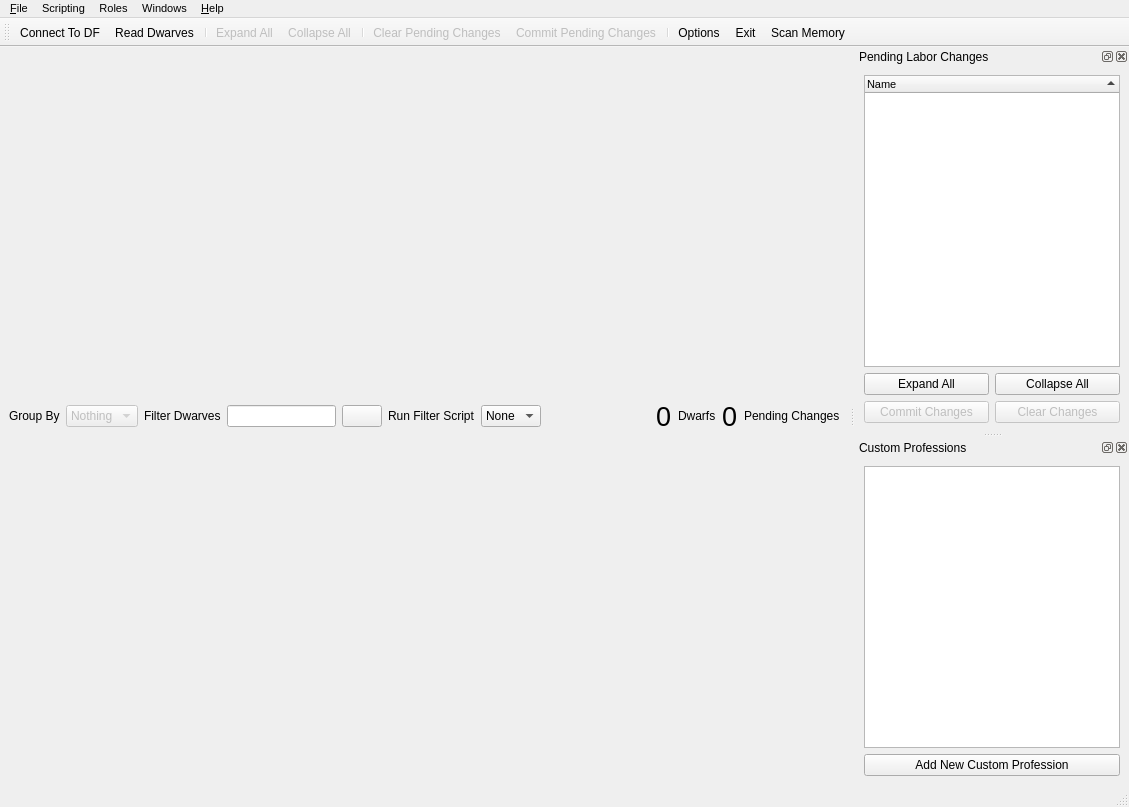
 <widget class="QMainWindow" name="MainWindow">
  <property name="geometry">
   <rect>
    <x>0</x>
    <y>0</y>
    <width>1129</width>
    <height>807</height>
   </rect>
  </property>
  <property name="windowTitle">
   <string>Dwarf Therapist</string>
  </property>
  <property name="windowIcon">
   <iconset resource="../images.qrc">
    <normaloff>:/img/hammer.png</normaloff>:/img/hammer.png</iconset>
  </property>
  <property name="tabShape">
   <enum>QTabWidget::Rounded</enum>
  </property>
  <property name="dockOptions">
   <set>QMainWindow::AllowTabbedDocks|QMainWindow::AnimatedDocks</set>
  </property>
  <widget class="QWidget" name="main_widget">
   <layout class="QVBoxLayout" name="v_box">
    <item>
     <layout class="QHBoxLayout" name="horizontalLayout">
      <item>
       <widget class="QLabel" name="lbl_group_by">
        <property name="text">
         <string>Group By</string>
        </property>
        <property name="buddy">
         <cstring>cb_group_by</cstring>
        </property>
       </widget>
      </item>
      <item>
       <widget class="QComboBox" name="cb_group_by">
        <property name="enabled">
         <bool>false</bool>
        </property>
        <property name="toolTip">
         <string>Change how dwarves are grouped in the table</string>
        </property>
        <property name="statusTip">
         <string>Change how dwarves are grouped in the table</string>
        </property>
        <item>
         <property name="text">
          <string>Nothing</string>
         </property>
        </item>
       </widget>
      </item>
      <item>
       <widget class="QLabel" name="lbl_filter">
        <property name="text">
         <string>Filter Dwarves</string>
        </property>
       </widget>
      </item>
      <item>
       <widget class="QLineEdit" name="le_filter_text"/>
      </item>
      <item>
       <widget class="QPushButton" name="btn_clear_filter">
        <property name="toolTip">
         <string>Clear Filter Text</string>
        </property>
        <property name="statusTip">
         <string>Clear Filter Text</string>
        </property>
        <property name="whatsThis">
         <string>This will clear the filter box and show all dwarves</string>
        </property>
        <property name="text">
         <string/>
        </property>
        <property name="icon">
         <iconset resource="../images.qrc">
          <normaloff>:/img/cross.png</normaloff>:/img/cross.png</iconset>
        </property>
       </widget>
      </item>
      <item>
       <widget class="QLabel" name="label">
        <property name="text">
         <string>Run Filter Script</string>
        </property>
       </widget>
      </item>
      <item>
       <widget class="QComboBox" name="cb_filter_script">
        <property name="sizeAdjustPolicy">
         <enum>QComboBox::AdjustToContents</enum>
        </property>
        <item>
         <property name="text">
          <string>None</string>
         </property>
        </item>
       </widget>
      </item>
      <item>
       <spacer name="horizontalSpacer">
        <property name="orientation">
         <enum>Qt::Horizontal</enum>
        </property>
        <property name="sizeHint" stdset="0">
         <size>
          <width>40</width>
          <height>20</height>
         </size>
        </property>
       </spacer>
      </item>
      <item>
       <widget class="QLabel" name="lbl_dwarf_total">
        <property name="font">
         <font>
          <pointsize>20</pointsize>
         </font>
        </property>
        <property name="toolTip">
         <string>Adults/Children/Babies</string>
        </property>
        <property name="text">
         <string>0</string>
        </property>
       </widget>
      </item>
      <item>
       <widget class="QLabel" name="lbl_dwarfs">
        <property name="text">
         <string>Dwarfs</string>
        </property>
       </widget>
      </item>
      <item>
       <widget class="QLabel" name="lbl_pending_changes">
        <property name="font">
         <font>
          <pointsize>20</pointsize>
         </font>
        </property>
        <property name="text">
         <string>0</string>
        </property>
       </widget>
      </item>
      <item>
       <widget class="QLabel" name="lbl_pending_changes_lbl">
        <property name="text">
         <string>Pending Changes</string>
        </property>
       </widget>
      </item>
     </layout>
    </item>
   </layout>
  </widget>
  <widget class="QMenuBar" name="menuBar">
   <property name="geometry">
    <rect>
     <x>0</x>
     <y>0</y>
     <width>1129</width>
     <height>19</height>
    </rect>
   </property>
   <property name="font">
    <font>
     <pointsize>8</pointsize>
    </font>
   </property>
   <widget class="QMenu" name="menu_File">
    <property name="tearOffEnabled">
     <bool>false</bool>
    </property>
    <property name="title">
     <string>&amp;File</string>
    </property>
    <addaction name="act_connect_to_DF"/>
    <addaction name="act_read_dwarves"/>
    <addaction name="separator"/>
    <addaction name="act_commit_pending_changes"/>
    <addaction name="act_clear_pending_changes"/>
    <addaction name="separator"/>
    <addaction name="act_import_existing_professions"/>
    <addaction name="act_export_custom_professions"/>
    <addaction name="act_import_saved_custom_professions"/>
    <addaction name="separator"/>
    <addaction name="act_export_gridviews"/>
    <addaction name="act_import_saved_gridviews"/>
    <addaction name="separator"/>
    <addaction name="act_clear_user_settings"/>
    <addaction name="separator"/>
    <addaction name="act_options"/>
    <addaction name="act_exit"/>
   </widget>
   <widget class="QMenu" name="menu_Help">
    <property name="tearOffEnabled">
     <bool>false</bool>
    </property>
    <property name="title">
     <string>&amp;Help</string>
    </property>
    <addaction name="act_go_project_home"/>
    <addaction name="act_go_forums"/>
    <addaction name="act_go_new_issue"/>
    <addaction name="act_go_donate"/>
    <addaction name="separator"/>
    <addaction name="act_about"/>
   </widget>
   <widget class="QMenu" name="menuWindows">
    <property name="title">
     <string>Windows</string>
    </property>
    <widget class="QMenu" name="menu_docks">
     <property name="title">
      <string>Docks</string>
     </property>
    </widget>
    <addaction name="menu_docks"/>
   </widget>
   <widget class="QMenu" name="menuScripting">
    <property name="title">
     <string>Scripting</string>
    </property>
    <widget class="QMenu" name="menu_edit_filters">
     <property name="title">
      <string>Edit Filter Scripts...</string>
     </property>
     <property name="icon">
      <iconset resource="../images.qrc">
       <normaloff>:/img/script_pencil.png</normaloff>:/img/script_pencil.png</iconset>
     </property>
    </widget>
    <addaction name="act_add_new_filter_script"/>
    <addaction name="menu_edit_filters"/>
   </widget>
   <widget class="QMenu" name="menuRoles">
    <property name="title">
     <string>Roles</string>
    </property>
    <widget class="QMenu" name="menu_edit_roles">
     <property name="title">
      <string>Edit Custom Role</string>
     </property>
     <property name="icon">
      <iconset resource="../images.qrc">
       <normaloff>:/img/script_pencil.png</normaloff>:/img/script_pencil.png</iconset>
     </property>
    </widget>
    <widget class="QMenu" name="menu_remove_roles">
     <property name="title">
      <string>Remove Custom Role</string>
     </property>
     <property name="icon">
      <iconset resource="../images.qrc">
       <normaloff>:/img/script_minus.png</normaloff>:/img/script_minus.png</iconset>
     </property>
    </widget>
    <addaction name="act_add_new_custom_role"/>
    <addaction name="menu_edit_roles"/>
    <addaction name="separator"/>
    <addaction name="menu_remove_roles"/>
   </widget>
   <addaction name="menu_File"/>
   <addaction name="menuScripting"/>
   <addaction name="menuRoles"/>
   <addaction name="menuWindows"/>
   <addaction name="menu_Help"/>
  </widget>
  <widget class="QToolBar" name="main_toolbar">
   <property name="windowTitle">
    <string>Main Toolbar</string>
   </property>
   <property name="toolButtonStyle">
    <enum>Qt::ToolButtonTextUnderIcon</enum>
   </property>
   <attribute name="toolBarArea">
    <enum>TopToolBarArea</enum>
   </attribute>
   <attribute name="toolBarBreak">
    <bool>false</bool>
   </attribute>
   <addaction name="act_connect_to_DF"/>
   <addaction name="act_read_dwarves"/>
   <addaction name="separator"/>
   <addaction name="act_expand_all"/>
   <addaction name="act_collapse_all"/>
   <addaction name="separator"/>
   <addaction name="act_clear_pending_changes"/>
   <addaction name="act_commit_pending_changes"/>
   <addaction name="separator"/>
   <addaction name="act_options"/>
   <addaction name="act_exit"/>
   <addaction name="act_scan_memory"/>
  </widget>
  <widget class="QStatusBar" name="statusBar"/>
  <widget class="QDockWidget" name="dock_pending_jobs_list">
   <property name="windowTitle">
    <string>Pending Labor Changes</string>
   </property>
   <attribute name="dockWidgetArea">
    <number>2</number>
   </attribute>
   <widget class="QWidget" name="dockWidgetContents">
    <layout class="QVBoxLayout" name="verticalLayout_2">
     <item>
      <widget class="QTreeWidget" name="tree_pending">
       <property name="font">
        <font>
         <pointsize>8</pointsize>
        </font>
       </property>
       <property name="editTriggers">
        <set>QAbstractItemView::NoEditTriggers</set>
       </property>
       <property name="alternatingRowColors">
        <bool>true</bool>
       </property>
       <property name="uniformRowHeights">
        <bool>true</bool>
       </property>
       <property name="sortingEnabled">
        <bool>true</bool>
       </property>
       <property name="allColumnsShowFocus">
        <bool>true</bool>
       </property>
       <column>
        <property name="text">
         <string>Name</string>
        </property>
       </column>
      </widget>
     </item>
     <item>
      <layout class="QHBoxLayout" name="horizontalLayout_4">
       <item>
        <widget class="QPushButton" name="btn_expand_all_pending">
         <property name="text">
          <string>Expand All</string>
         </property>
         <property name="icon">
          <iconset resource="../images.qrc">
           <normaloff>:/img/arrow_out.png</normaloff>:/img/arrow_out.png</iconset>
         </property>
        </widget>
       </item>
       <item>
        <widget class="QPushButton" name="btn_collapse_all_pending">
         <property name="text">
          <string>Collapse All</string>
         </property>
         <property name="icon">
          <iconset resource="../images.qrc">
           <normaloff>:/img/arrow_in.png</normaloff>:/img/arrow_in.png</iconset>
         </property>
        </widget>
       </item>
      </layout>
     </item>
     <item>
      <layout class="QHBoxLayout" name="horizontalLayout_3">
       <item>
        <widget class="QPushButton" name="btn_commit">
         <property name="enabled">
          <bool>false</bool>
         </property>
         <property name="text">
          <string>Commit Changes</string>
         </property>
         <property name="icon">
          <iconset resource="../images.qrc">
           <normaloff>:/img/table_go.png</normaloff>:/img/table_go.png</iconset>
         </property>
        </widget>
       </item>
       <item>
        <widget class="QPushButton" name="btn_clear">
         <property name="enabled">
          <bool>false</bool>
         </property>
         <property name="text">
          <string>Clear Changes</string>
         </property>
         <property name="icon">
          <iconset resource="../images.qrc">
           <normaloff>:/img/table_delete.png</normaloff>:/img/table_delete.png</iconset>
         </property>
        </widget>
       </item>
      </layout>
     </item>
    </layout>
   </widget>
  </widget>
  <widget class="QDockWidget" name="dock_custom_professions">
   <property name="windowTitle">
    <string>Custom Professions</string>
   </property>
   <attribute name="dockWidgetArea">
    <number>2</number>
   </attribute>
   <widget class="QWidget" name="dockWidgetContents_2">
    <layout class="QVBoxLayout" name="verticalLayout_3">
     <item>
      <widget class="QListWidget" name="list_custom_professions">
       <property name="font">
        <font>
         <pointsize>8</pointsize>
        </font>
       </property>
       <property name="contextMenuPolicy">
        <enum>Qt::CustomContextMenu</enum>
       </property>
       <property name="editTriggers">
        <set>QAbstractItemView::NoEditTriggers</set>
       </property>
       <property name="alternatingRowColors">
        <bool>true</bool>
       </property>
      </widget>
     </item>
     <item>
      <widget class="QPushButton" name="btn_new_custom_profession">
       <property name="text">
        <string>Add New Custom Profession</string>
       </property>
       <property name="icon">
        <iconset resource="../images.qrc">
         <normaloff>:/img/page_white_add.png</normaloff>:/img/page_white_add.png</iconset>
       </property>
      </widget>
     </item>
    </layout>
   </widget>
  </widget>
  <action name="act_connect_to_DF">
   <property name="icon">
    <iconset resource="../images.qrc">
     <normaloff>:/img/connect.png</normaloff>:/img/connect.png</iconset>
   </property>
   <property name="text">
    <string>&amp;Connect To DF</string>
   </property>
   <property name="toolTip">
    <string>Attempt connecting to a running copy of Dwarf Fortress</string>
   </property>
   <property name="statusTip">
    <string>Attempt connecting to a running copy of Dwarf Fortress</string>
   </property>
   <property name="shortcut">
    <string>Ctrl+C</string>
   </property>
  </action>
  <action name="act_exit">
   <property name="icon">
    <iconset resource="../images.qrc">
     <normaloff>:/img/door_out.png</normaloff>:/img/door_out.png</iconset>
   </property>
   <property name="text">
    <string>E&amp;xit</string>
   </property>
   <property name="toolTip">
    <string>Close Dwarf Therapist</string>
   </property>
   <property name="statusTip">
    <string>Close Dwarf Therapist</string>
   </property>
  </action>
  <action name="act_about">
   <property name="icon">
    <iconset resource="../images.qrc">
     <normaloff>:/img/tag_blue.png</normaloff>:/img/tag_blue.png</iconset>
   </property>
   <property name="text">
    <string>&amp;About</string>
   </property>
   <property name="toolTip">
    <string>Exactly what you think...</string>
   </property>
  </action>
  <action name="act_read_dwarves">
   <property name="icon">
    <iconset resource="../images.qrc">
     <normaloff>:/img/drive_go.png</normaloff>:/img/drive_go.png</iconset>
   </property>
   <property name="text">
    <string>Read Dwarves</string>
   </property>
   <property name="toolTip">
    <string>Attempt to load all Dwarves from DF</string>
   </property>
   <property name="statusTip">
    <string>Attempt to load all Dwarves from DF</string>
   </property>
   <property name="shortcut">
    <string>Ctrl+R</string>
   </property>
  </action>
  <action name="act_scan_memory">
   <property name="icon">
    <iconset resource="../images.qrc">
     <normaloff>:/img/drive_magnify.png</normaloff>:/img/drive_magnify.png</iconset>
   </property>
   <property name="text">
    <string>Scan Memory</string>
   </property>
   <property name="toolTip">
    <string>Map out the RAM of Dwarf Fortress looking for known values</string>
   </property>
   <property name="statusTip">
    <string>Map out the RAM of Dwarf Fortress looking for known values</string>
   </property>
   <property name="shortcut">
    <string>Ctrl+M</string>
   </property>
  </action>
  <action name="act_expand_all">
   <property name="enabled">
    <bool>false</bool>
   </property>
   <property name="icon">
    <iconset resource="../images.qrc">
     <normaloff>:/img/arrow_out.png</normaloff>:/img/arrow_out.png</iconset>
   </property>
   <property name="text">
    <string>Expand All</string>
   </property>
   <property name="toolTip">
    <string>Expand all groups</string>
   </property>
   <property name="shortcut">
    <string>Ctrl+Right</string>
   </property>
  </action>
  <action name="act_collapse_all">
   <property name="enabled">
    <bool>false</bool>
   </property>
   <property name="icon">
    <iconset resource="../images.qrc">
     <normaloff>:/img/arrow_in.png</normaloff>:/img/arrow_in.png</iconset>
   </property>
   <property name="text">
    <string>Collapse All</string>
   </property>
   <property name="toolTip">
    <string>Collapse all groups</string>
   </property>
   <property name="shortcut">
    <string>Ctrl+Left</string>
   </property>
  </action>
  <action name="act_add_custom_profession">
   <property name="icon">
    <iconset resource="../images.qrc">
     <normaloff>:/img/page_white_add.png</normaloff>:/img/page_white_add.png</iconset>
   </property>
   <property name="text">
    <string>Add Custom Profession</string>
   </property>
  </action>
  <action name="act_clear_pending_changes">
   <property name="enabled">
    <bool>false</bool>
   </property>
   <property name="icon">
    <iconset resource="../images.qrc">
     <normaloff>:/img/table_delete.png</normaloff>:/img/table_delete.png</iconset>
   </property>
   <property name="text">
    <string>Clear Pending Changes</string>
   </property>
   <property name="toolTip">
    <string>Abort all uncomitted changes</string>
   </property>
  </action>
  <action name="act_commit_pending_changes">
   <property name="enabled">
    <bool>false</bool>
   </property>
   <property name="icon">
    <iconset resource="../images.qrc">
     <normaloff>:/img/table_go.png</normaloff>:/img/table_go.png</iconset>
   </property>
   <property name="text">
    <string>Commit Pending Changes</string>
   </property>
   <property name="toolTip">
    <string>Write all uncomitted changes to DF</string>
   </property>
  </action>
  <action name="act_options">
   <property name="icon">
    <iconset resource="../images.qrc">
     <normaloff>:/img/color_wheel.png</normaloff>:/img/color_wheel.png</iconset>
   </property>
   <property name="text">
    <string>Options...</string>
   </property>
   <property name="toolTip">
    <string>Open the options menu...</string>
   </property>
  </action>
  <action name="act_import_existing_professions">
   <property name="icon">
    <iconset resource="../images.qrc">
     <normaloff>:/img/application_get.png</normaloff>:/img/application_get.png</iconset>
   </property>
   <property name="text">
    <string>Import Professions from DF</string>
   </property>
   <property name="toolTip">
    <string>Import all custom professions from the loaded game, and create new labor templates for them</string>
   </property>
  </action>
  <action name="act_go_forums">
   <property name="icon">
    <iconset resource="../images.qrc">
     <normaloff>:/img/world_go.png</normaloff>:/img/world_go.png</iconset>
   </property>
   <property name="text">
    <string>Discussion Forums</string>
   </property>
   <property name="toolTip">
    <string>Launch a browser to Dwarf Therapist's discussion forums</string>
   </property>
  </action>
  <action name="act_go_project_home">
   <property name="icon">
    <iconset resource="../images.qrc">
     <normaloff>:/img/world_go.png</normaloff>:/img/world_go.png</iconset>
   </property>
   <property name="text">
    <string>Project Homepage</string>
   </property>
   <property name="toolTip">
    <string>Launch a browser to Dwarf Therapist's project homepage</string>
   </property>
  </action>
  <action name="act_go_new_issue">
   <property name="icon">
    <iconset resource="../images.qrc">
     <normaloff>:/img/world_go.png</normaloff>:/img/world_go.png</iconset>
   </property>
   <property name="text">
    <string>Request Feature / Report Bug</string>
   </property>
   <property name="toolTip">
    <string>Report a bug or request a feature online</string>
   </property>
  </action>
  <action name="act_go_donate">
   <property name="icon">
    <iconset resource="../images.qrc">
     <normaloff>:/img/heart.png</normaloff>:/img/heart.png</iconset>
   </property>
   <property name="text">
    <string>Donate</string>
   </property>
   <property name="toolTip">
    <string>Your donations make the world a better place!</string>
   </property>
  </action>
  <action name="act_add_new_column_set">
   <property name="icon">
    <iconset resource="../images.qrc">
     <normaloff>:/img/image_add.png</normaloff>:/img/image_add.png</iconset>
   </property>
   <property name="text">
    <string>Add New Column Set</string>
   </property>
   <property name="toolTip">
    <string>Add a new set of columns to be used in grid views</string>
   </property>
  </action>
  <action name="act_add_new_gridview">
   <property name="icon">
    <iconset resource="../images.qrc">
     <normaloff>:/img/table_add.png</normaloff>:/img/table_add.png</iconset>
   </property>
   <property name="text">
    <string>Add New GridView</string>
   </property>
   <property name="toolTip">
    <string>Create a new gridview with custom sets</string>
   </property>
  </action>
  <action name="act_export_custom_professions">
   <property name="enabled">
    <bool>false</bool>
   </property>
   <property name="icon">
    <iconset resource="../images.qrc">
     <normaloff>:/img/disk.png</normaloff>:/img/disk.png</iconset>
   </property>
   <property name="text">
    <string>Export Custom Professions...</string>
   </property>
   <property name="toolTip">
    <string>Export your custom professions to file of your choosing</string>
   </property>
  </action>
  <action name="act_import_saved_custom_professions">
   <property name="icon">
    <iconset resource="../images.qrc">
     <normaloff>:/img/folder_page.png</normaloff>:/img/folder_page.png</iconset>
   </property>
   <property name="text">
    <string>Import Saved Custom Professions...</string>
   </property>
   <property name="toolTip">
    <string>Import a custom professions file that was previously exported</string>
   </property>
  </action>
  <action name="act_import_saved_gridviews">
   <property name="icon">
    <iconset resource="../images.qrc">
     <normaloff>:/img/folder_page.png</normaloff>:/img/folder_page.png</iconset>
   </property>
   <property name="text">
    <string>Import Saved Grid Views...</string>
   </property>
   <property name="toolTip">
    <string>Import Grid Views from file</string>
   </property>
  </action>
  <action name="act_export_gridviews">
   <property name="icon">
    <iconset resource="../images.qrc">
     <normaloff>:/img/disk.png</normaloff>:/img/disk.png</iconset>
   </property>
   <property name="text">
    <string>Export Grid Views...</string>
   </property>
   <property name="toolTip">
    <string>Export Grid Views to file</string>
   </property>
  </action>
  <action name="act_open_help_contents">
   <property name="icon">
    <iconset resource="../images.qrc">
     <normaloff>:/img/help.png</normaloff>:/img/help.png</iconset>
   </property>
   <property name="text">
    <string>Contents</string>
   </property>
   <property name="toolTip">
    <string>Open help dialog to the contents page.</string>
   </property>
   <property name="statusTip">
    <string>Open help dialog to the contents page.</string>
   </property>
   <property name="whatsThis">
    <string>Open help dialog to the contents page.</string>
   </property>
  </action>
  <action name="act_add_new_filter_script">
   <property name="icon">
    <iconset resource="../images.qrc">
     <normaloff>:/img/script_plus.png</normaloff>:/img/script_plus.png</iconset>
   </property>
   <property name="text">
    <string>Add New Filter Script...</string>
   </property>
  </action>
  <action name="act_print">
   <property name="icon">
    <iconset resource="../images.qrc">
     <normaloff>:/img/printer.png</normaloff>:/img/printer.png</iconset>
   </property>
   <property name="text">
    <string>&amp;Print...</string>
   </property>
   <property name="toolTip">
    <string>Print the current grid view</string>
   </property>
   <property name="shortcut">
    <string>Ctrl+P</string>
   </property>
  </action>
  <action name="act_clear_user_settings">
   <property name="icon">
    <iconset resource="../images.qrc">
     <normaloff>:/img/table_delete.png</normaloff>:/img/table_delete.png</iconset>
   </property>
   <property name="text">
    <string>Clear User Settings...</string>
   </property>
   <property name="toolTip">
    <string>Clear User Settings and exit application</string>
   </property>
  </action>
  <action name="act_add_new_custom_role">
   <property name="icon">
    <iconset resource="../images.qrc">
     <normaloff>:/img/script_plus.png</normaloff>:/img/script_plus.png</iconset>
   </property>
   <property name="text">
    <string>New Custom Role</string>
   </property>
  </action>
 </widget>
